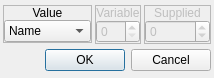
<?xml version="1.0" encoding="UTF-8"?>
<ui version="4.0">
 <class>ConfigureEvent_BufferValue</class>
 <widget class="QDialog" name="ConfigureEvent_BufferValue">
  <property name="geometry">
   <rect>
    <x>0</x>
    <y>0</y>
    <width>201</width>
    <height>78</height>
   </rect>
  </property>
  <property name="windowTitle">
   <string>Buffer Value</string>
  </property>
  <property name="styleSheet">
   <string notr="true">.QFrame
{
	border: 1px solid palette(text);
}

.QFrame&gt;QLabel
{
	background-color: palette(text);
	color: palette(window);
}</string>
  </property>
  <layout class="QGridLayout" name="gridLayout">
   <property name="leftMargin">
    <number>3</number>
   </property>
   <property name="topMargin">
    <number>3</number>
   </property>
   <property name="rightMargin">
    <number>3</number>
   </property>
   <property name="bottomMargin">
    <number>3</number>
   </property>
   <property name="spacing">
    <number>3</number>
   </property>
   <item row="0" column="0">
    <widget class="QFrame" name="frame_2">
     <property name="sizePolicy">
      <sizepolicy hsizetype="Preferred" vsizetype="Fixed">
       <horstretch>0</horstretch>
       <verstretch>0</verstretch>
      </sizepolicy>
     </property>
     <property name="frameShape">
      <enum>QFrame::StyledPanel</enum>
     </property>
     <property name="frameShadow">
      <enum>QFrame::Raised</enum>
     </property>
     <layout class="QVBoxLayout" name="verticalLayout_2">
      <property name="spacing">
       <number>0</number>
      </property>
      <property name="leftMargin">
       <number>0</number>
      </property>
      <property name="topMargin">
       <number>0</number>
      </property>
      <property name="rightMargin">
       <number>0</number>
      </property>
      <property name="bottomMargin">
       <number>0</number>
      </property>
      <item>
       <widget class="QLabel" name="label_2">
        <property name="sizePolicy">
         <sizepolicy hsizetype="Preferred" vsizetype="Fixed">
          <horstretch>0</horstretch>
          <verstretch>0</verstretch>
         </sizepolicy>
        </property>
        <property name="text">
         <string>Value</string>
        </property>
        <property name="alignment">
         <set>Qt::AlignCenter</set>
        </property>
       </widget>
      </item>
      <item>
       <widget class="QWidget" name="widget_2" native="true">
        <layout class="QHBoxLayout" name="horizontalLayout">
         <property name="spacing">
          <number>0</number>
         </property>
         <property name="leftMargin">
          <number>0</number>
         </property>
         <property name="topMargin">
          <number>0</number>
         </property>
         <property name="rightMargin">
          <number>0</number>
         </property>
         <property name="bottomMargin">
          <number>0</number>
         </property>
         <item>
          <widget class="QComboBox" name="optValue">
           <item>
            <property name="text">
             <string>Name</string>
            </property>
           </item>
           <item>
            <property name="text">
             <string>HP</string>
            </property>
           </item>
           <item>
            <property name="text">
             <string>Max HP</string>
            </property>
           </item>
           <item>
            <property name="text">
             <string>MP</string>
            </property>
           </item>
           <item>
            <property name="text">
             <string>Max MP</string>
            </property>
           </item>
           <item>
            <property name="text">
             <string>XP</string>
            </property>
           </item>
           <item>
            <property name="text">
             <string>Next Level</string>
            </property>
           </item>
           <item>
            <property name="text">
             <string>XP Left</string>
            </property>
           </item>
           <item>
            <property name="text">
             <string>Gold</string>
            </property>
           </item>
           <item>
            <property name="text">
             <string>Level</string>
            </property>
           </item>
           <item>
            <property name="text">
             <string>Attack</string>
            </property>
           </item>
           <item>
            <property name="text">
             <string>Defense</string>
            </property>
           </item>
           <item>
            <property name="text">
             <string>Agility</string>
            </property>
           </item>
           <item>
            <property name="text">
             <string>Magic</string>
            </property>
           </item>
           <item>
            <property name="text">
             <string>Variable</string>
            </property>
           </item>
           <item>
            <property name="text">
             <string>Supplied</string>
            </property>
           </item>
          </widget>
         </item>
        </layout>
       </widget>
      </item>
     </layout>
    </widget>
   </item>
   <item row="0" column="1">
    <widget class="QFrame" name="frmVariable">
     <property name="enabled">
      <bool>false</bool>
     </property>
     <property name="sizePolicy">
      <sizepolicy hsizetype="Preferred" vsizetype="Fixed">
       <horstretch>0</horstretch>
       <verstretch>0</verstretch>
      </sizepolicy>
     </property>
     <property name="frameShape">
      <enum>QFrame::StyledPanel</enum>
     </property>
     <property name="frameShadow">
      <enum>QFrame::Raised</enum>
     </property>
     <layout class="QVBoxLayout" name="verticalLayout_3">
      <property name="spacing">
       <number>0</number>
      </property>
      <property name="leftMargin">
       <number>0</number>
      </property>
      <property name="topMargin">
       <number>0</number>
      </property>
      <property name="rightMargin">
       <number>0</number>
      </property>
      <property name="bottomMargin">
       <number>0</number>
      </property>
      <item>
       <widget class="QLabel" name="label_3">
        <property name="sizePolicy">
         <sizepolicy hsizetype="Preferred" vsizetype="Fixed">
          <horstretch>0</horstretch>
          <verstretch>0</verstretch>
         </sizepolicy>
        </property>
        <property name="text">
         <string>Variable</string>
        </property>
        <property name="alignment">
         <set>Qt::AlignCenter</set>
        </property>
       </widget>
      </item>
      <item>
       <widget class="QWidget" name="widget_3" native="true">
        <layout class="QHBoxLayout" name="horizontalLayout_2">
         <property name="spacing">
          <number>0</number>
         </property>
         <property name="leftMargin">
          <number>0</number>
         </property>
         <property name="topMargin">
          <number>0</number>
         </property>
         <property name="rightMargin">
          <number>0</number>
         </property>
         <property name="bottomMargin">
          <number>0</number>
         </property>
         <item>
          <widget class="QSpinBox" name="numVariableID">
           <property name="maximum">
            <number>3</number>
           </property>
          </widget>
         </item>
        </layout>
       </widget>
      </item>
     </layout>
    </widget>
   </item>
   <item row="0" column="2">
    <widget class="QFrame" name="frmSupplied">
     <property name="enabled">
      <bool>false</bool>
     </property>
     <property name="sizePolicy">
      <sizepolicy hsizetype="Preferred" vsizetype="Fixed">
       <horstretch>0</horstretch>
       <verstretch>0</verstretch>
      </sizepolicy>
     </property>
     <property name="frameShape">
      <enum>QFrame::StyledPanel</enum>
     </property>
     <property name="frameShadow">
      <enum>QFrame::Raised</enum>
     </property>
     <layout class="QVBoxLayout" name="verticalLayout_4">
      <property name="spacing">
       <number>0</number>
      </property>
      <property name="leftMargin">
       <number>0</number>
      </property>
      <property name="topMargin">
       <number>0</number>
      </property>
      <property name="rightMargin">
       <number>0</number>
      </property>
      <property name="bottomMargin">
       <number>0</number>
      </property>
      <item>
       <widget class="QLabel" name="label_4">
        <property name="sizePolicy">
         <sizepolicy hsizetype="Preferred" vsizetype="Fixed">
          <horstretch>0</horstretch>
          <verstretch>0</verstretch>
         </sizepolicy>
        </property>
        <property name="text">
         <string>Supplied</string>
        </property>
        <property name="alignment">
         <set>Qt::AlignCenter</set>
        </property>
       </widget>
      </item>
      <item>
       <widget class="QWidget" name="widget_4" native="true">
        <layout class="QHBoxLayout" name="horizontalLayout_3">
         <property name="spacing">
          <number>0</number>
         </property>
         <property name="leftMargin">
          <number>0</number>
         </property>
         <property name="topMargin">
          <number>0</number>
         </property>
         <property name="rightMargin">
          <number>0</number>
         </property>
         <property name="bottomMargin">
          <number>0</number>
         </property>
         <item>
          <widget class="QSpinBox" name="numSuppliedValue">
           <property name="minimum">
            <number>-32676</number>
           </property>
           <property name="maximum">
            <number>32676</number>
           </property>
          </widget>
         </item>
        </layout>
       </widget>
      </item>
     </layout>
    </widget>
   </item>
   <item row="1" column="0" colspan="3">
    <widget class="QDialogButtonBox" name="buttonBox">
     <property name="orientation">
      <enum>Qt::Horizontal</enum>
     </property>
     <property name="standardButtons">
      <set>QDialogButtonBox::Cancel|QDialogButtonBox::Ok</set>
     </property>
    </widget>
   </item>
  </layout>
 </widget>
 <resources/>
 <connections>
  <connection>
   <sender>buttonBox</sender>
   <signal>accepted()</signal>
   <receiver>ConfigureEvent_BufferValue</receiver>
   <slot>accept()</slot>
   <hints>
    <hint type="sourcelabel">
     <x>248</x>
     <y>254</y>
    </hint>
    <hint type="destinationlabel">
     <x>157</x>
     <y>274</y>
    </hint>
   </hints>
  </connection>
  <connection>
   <sender>buttonBox</sender>
   <signal>rejected()</signal>
   <receiver>ConfigureEvent_BufferValue</receiver>
   <slot>reject()</slot>
   <hints>
    <hint type="sourcelabel">
     <x>316</x>
     <y>260</y>
    </hint>
    <hint type="destinationlabel">
     <x>286</x>
     <y>274</y>
    </hint>
   </hints>
  </connection>
 </connections>
</ui>
